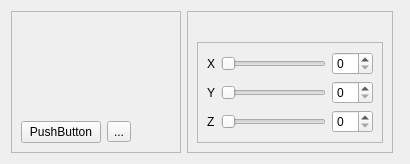
<?xml version="1.0" encoding="UTF-8"?>
<ui version="4.0">
 <class>MainBox</class>
 <widget class="QWidget" name="MainBox">
  <property name="geometry">
   <rect>
    <x>0</x>
    <y>0</y>
    <width>410</width>
    <height>164</height>
   </rect>
  </property>
  <property name="windowTitle">
   <string>Dialog</string>
  </property>
  <layout class="QHBoxLayout" name="horizontalLayout">
   <item>
    <widget class="QFrame" name="frame">
     <property name="sizePolicy">
      <sizepolicy hsizetype="Fixed" vsizetype="Preferred">
       <horstretch>0</horstretch>
       <verstretch>0</verstretch>
      </sizepolicy>
     </property>
     <property name="frameShape">
      <enum>QFrame::StyledPanel</enum>
     </property>
     <property name="frameShadow">
      <enum>QFrame::Raised</enum>
     </property>
     <layout class="QVBoxLayout" name="verticalLayout_3">
      <item>
       <layout class="QHBoxLayout" name="horizontalLayout_2">
        <item>
         <widget class="SerialBox5_fix_baudrate" name="serial_widget" native="true">
          <layout class="QVBoxLayout" name="verticalLayout_2"/>
         </widget>
        </item>
        <item>
         <spacer name="horizontalSpacer">
          <property name="orientation">
           <enum>Qt::Horizontal</enum>
          </property>
          <property name="sizeHint" stdset="0">
           <size>
            <width>40</width>
            <height>20</height>
           </size>
          </property>
         </spacer>
        </item>
       </layout>
      </item>
      <item>
       <widget class="LCD_widget" name="lcd_widget" native="true"/>
      </item>
      <item>
       <spacer name="verticalSpacer">
        <property name="orientation">
         <enum>Qt::Vertical</enum>
        </property>
        <property name="sizeHint" stdset="0">
         <size>
          <width>20</width>
          <height>79</height>
         </size>
        </property>
       </spacer>
      </item>
      <item>
       <layout class="QHBoxLayout" name="horizontalLayout_3">
        <item>
         <widget class="ColorButton" name="pushButton">
          <property name="text">
           <string>PushButton</string>
          </property>
          <property name="checkable">
           <bool>true</bool>
          </property>
         </widget>
        </item>
        <item>
         <widget class="QToolButton" name="toolButton_2">
          <property name="text">
           <string>...</string>
          </property>
         </widget>
        </item>
        <item>
         <spacer name="horizontalSpacer_2">
          <property name="orientation">
           <enum>Qt::Horizontal</enum>
          </property>
          <property name="sizeHint" stdset="0">
           <size>
            <width>40</width>
            <height>20</height>
           </size>
          </property>
         </spacer>
        </item>
       </layout>
      </item>
     </layout>
    </widget>
   </item>
   <item>
    <widget class="QFrame" name="gl_frame">
     <property name="frameShape">
      <enum>QFrame::StyledPanel</enum>
     </property>
     <property name="frameShadow">
      <enum>QFrame::Raised</enum>
     </property>
     <layout class="QVBoxLayout" name="verticalLayout">
      <item>
       <widget class="GLWidget" name="gl_widget" native="true"/>
      </item>
      <item>
       <widget class="QFrame" name="frame_2">
        <property name="sizePolicy">
         <sizepolicy hsizetype="Preferred" vsizetype="Fixed">
          <horstretch>0</horstretch>
          <verstretch>0</verstretch>
         </sizepolicy>
        </property>
        <property name="frameShape">
         <enum>QFrame::StyledPanel</enum>
        </property>
        <property name="frameShadow">
         <enum>QFrame::Raised</enum>
        </property>
        <layout class="QVBoxLayout" name="verticalLayout_11">
         <item>
          <layout class="QGridLayout" name="gridLayout_2">
           <item row="0" column="0">
            <widget class="QLabel" name="label_2">
             <property name="text">
              <string>X</string>
             </property>
            </widget>
           </item>
           <item row="2" column="0">
            <widget class="QLabel" name="label_6">
             <property name="text">
              <string>Z</string>
             </property>
            </widget>
           </item>
           <item row="1" column="1">
            <widget class="QSlider" name="sl_Y">
             <property name="orientation">
              <enum>Qt::Horizontal</enum>
             </property>
            </widget>
           </item>
           <item row="1" column="0">
            <widget class="QLabel" name="label_3">
             <property name="text">
              <string>Y</string>
             </property>
            </widget>
           </item>
           <item row="0" column="1">
            <widget class="QSlider" name="sl_X">
             <property name="orientation">
              <enum>Qt::Horizontal</enum>
             </property>
            </widget>
           </item>
           <item row="2" column="1">
            <widget class="QSlider" name="sl_Z">
             <property name="orientation">
              <enum>Qt::Horizontal</enum>
             </property>
            </widget>
           </item>
           <item row="0" column="2">
            <widget class="QSpinBox" name="sb_X"/>
           </item>
           <item row="1" column="2">
            <widget class="QSpinBox" name="sb_Y"/>
           </item>
           <item row="2" column="2">
            <widget class="QSpinBox" name="sb_Z"/>
           </item>
          </layout>
         </item>
        </layout>
       </widget>
      </item>
     </layout>
    </widget>
   </item>
   <item>
    <widget class="GrapherBox" name="grapher_widget" native="true"/>
   </item>
  </layout>
 </widget>
 <customwidgets>
  <customwidget>
   <class>GrapherBox</class>
   <extends>QWidget</extends>
   <header>grapherbox.hpp</header>
   <container>1</container>
  </customwidget>
  <customwidget>
   <class>SerialBox5_fix_baudrate</class>
   <extends>QWidget</extends>
   <header>serialbox5_fix_baudrate.hpp</header>
   <container>1</container>
  </customwidget>
  <customwidget>
   <class>GLWidget</class>
   <extends>QWidget</extends>
   <header>glwidget.h</header>
   <container>1</container>
  </customwidget>
  <customwidget>
   <class>LCD_widget</class>
   <extends>QWidget</extends>
   <header>lcd_widget.hpp</header>
   <container>1</container>
  </customwidget>
  <customwidget>
   <class>ColorButton</class>
   <extends>QPushButton</extends>
   <header>colorbutton.hpp</header>
  </customwidget>
 </customwidgets>
 <resources/>
 <connections/>
</ui>
